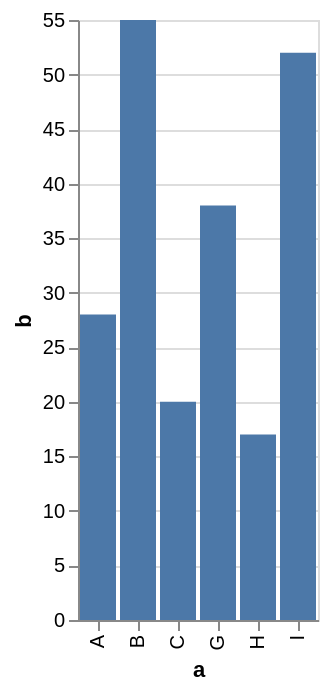

Write a Vega-Lite specification for this figure.
### Vega-Lite specification from a JSON file in a GitHub repository (floating-point values rounded to 4 significant figures)
{"$schema": "https://vega.github.io/schema/vega-lite/v2.json", "description": "A simple bar chart with embedded data.", "data": {"values": [{"a": "A", "b": 28}, {"a": "B", "b": 55}, {"a": "C", "b": 20}, {"a": "G", "b": 38}, {"a": "H", "b": 17}, {"a": "I", "b": 52}]}, "mark": "bar", "encoding": {"x": {"field": "a", "type": "ordinal"}, "y": {"field": "b", "type": "quantitative"}}}
